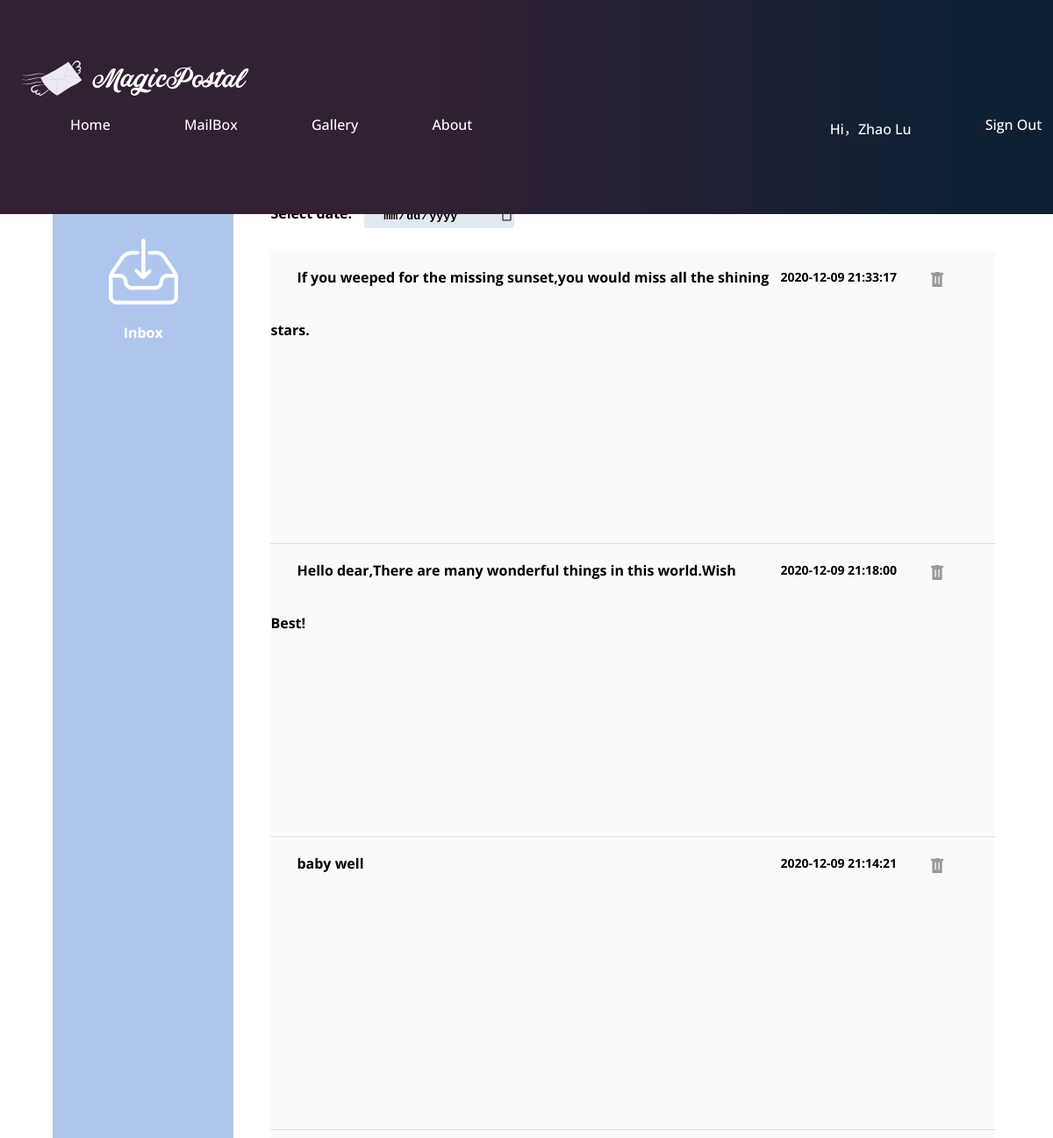
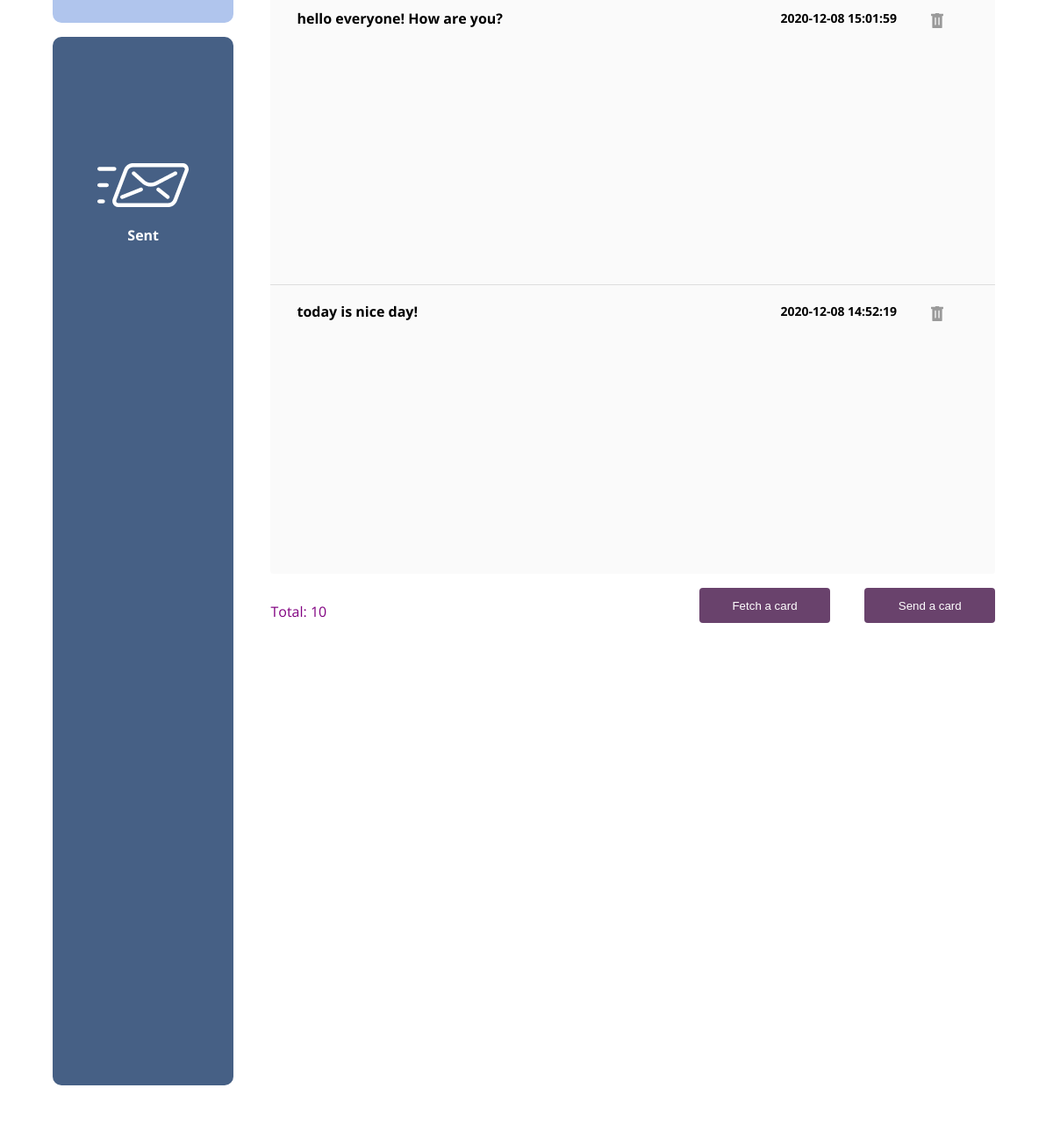
The app's page /sendbox.php (signed in) with its own data (2 pictures, top to bottom).
### tables this page shows
CREATE TABLE `user_postcard` (
  `id` int(16) NOT NULL,
  `user_id` int(16) NOT NULL COMMENT 'relate user table id',
  `card_id` int(16) NOT NULL COMMENT 'relate post_card_template table id',
  `content` longtext NOT NULL,
  `stamp_id` int(16) NOT NULL COMMENT 'relate stamp_template table id',
  `send_ip` varchar(20) DEFAULT NULL,
  `country_code` varchar(10) DEFAULT NULL,
  `city_code` varchar(10) DEFAULT NULL,
  `area_code` varchar(10) DEFAULT NULL,
  `status` int(2) NOT NULL COMMENT '1:pending;2:sent;3:deleted',
  `send_to` varchar(100) DEFAULT NULL,
  `send_date` date DEFAULT NULL,
  `created_on` timestamp NOT NULL DEFAULT current_timestamp(),
  `modified_on` timestamp NULL DEFAULT NULL COMMENT 'last modified time'
);

### sendbox.php (the view, shortened to what this page needs)
<?php
include("includes/db-config.php");
  $userId = $_SESSION["userId"];
  $count = $pdo->query("SELECT count(1) as c FROM `user_postcard`
                                    WHERE `status` = 2
                                    AND `user_id` = '$userId';");
    $stmt = $pdo->prepare("SELECT a1.id,a1.`card_id`,a1.`stamp_id`,a1.`content`,a1.`country_code`,a1.`city_code`,a1.`area_code`,a1.`created_on`,
                                    a2.`card_name`,a2.`img_url` AS card_url,
                                    a3.`stamp_name`,a3.`img_url` AS stamp_url
                                    FROM `user_postcard` AS a1
                                    LEFT JOIN `postcard_template` AS a2 ON a2.`id` = a1.`card_id`
                                    LEFT JOIN `stamp_template` AS a3 ON a3.`id` = a1.`stamp_id`
                                    WHERE a1.`status` = 2
                                    AND a1.`user_id` = '$userId'
                                    ORDER BY a1.`created_on` DESC, a1.`id` DESC;");
  try{
      $stmt->execute();
  } catch(PDOException $e) {
      echo 'Error: ' . $e->getMessage();
  }
?>
<!DOCTYPE html>
<html>
    <head>
      <link rel="stylesheet" href="css/main.css" />
      <link rel="stylesheet" href="css/inbox2.css" />
      <link rel="stylesheet" href="css/send-history-inbox-card-open.css" />
    </head>
    <body>
    <header>
        <div id="header" >
          <?php include("head.php"); ?>
        </div>
    </header>
    <div id="inbox-content">
    <div class=flag>
        <div id="sendinbox">
          <div class='col2 left-top' onclick="location.href='inbox.php'">
                <img src="images/mailbox/mailbox_inbox_icon.png" alt="">
                <p>Inbox</p>
          </div>
          <div class='col2 left-bottom' onclick="location.href='sendbox.php'" >
                <img src="images/mailbox/mailbox_sent_icon.png" alt="">
                <p>Sent</p>
          </div>
      </div>
      <div class='col1 right'>
            <div id="inbox-title">
              <h1>Send List</h1>
            </div>
            <div id="right-up">
              <form action="" id="inbox-date">
                <label for="inbox-date-title">Select date:</label>
                <input type="date" id="inbox-date-input" name="date">
              </form>
            </div>
            <div class="receive-list">
         <?php
          $total = "0";
          foreach($count as $s){
                  if ($s['c']=='0'){
                      echo ("<div id='right-up'>No result</div>");
                  } else {
                    $total = $s['c'];
                      while($row = $stmt->fetch(PDO::FETCH_ASSOC)) {
        ?>
                        <div class="line" id="line<?php echo($row['id']) ?>">
                          <div class="Title" id="TitleNum<?php echo($row['id']) ?>" onclick="location.href='send-history.php?userCardId=<?php echo($row['id']) ?>'">
                            <?php echo(strip_tags($row['content'])) ?>
                          </div>
                          <div class="Time" id="TimeNum<?php echo($row['id']) ?>"><?php echo($row['created_on']) ?></div>
                          <div class="bin" id="bin<?php echo($row['id']) ?>">
                            <img src="images/mailbox/mailbox_message_delete.png" alt="Discard">
                          </div>
                        </div>
        <?php
                      }
                  }
            }
        ?>
            </div>
            <div id="rightDown">
            <div class="showCardsNum">
                <p>Total: <?php echo($total) ?></p>
            </div>
            <div id="down-right">
            <button type="button" class="Button" id="inboxSend" name="sendCard" onclick="location.href='home.php'" >Send a card</button>
            <button type="button" class="Button" id="inboxFetch" name="fetchCard"onclick="location.href='home.php'" >Fetch a card</button>
            </div>
        </div>
    </div>
    </body>
    </html>

### css/main.css (style rules this page uses)
body { padding:0; margin:0; font-family: 'Open Sans', sans-serif; font-size: 16px; }
#header { background: linear-gradient(to right,#322033 40%, #102033 90%); z-index: 1; width:100%; height:8%; margin:0 auto; position:fixed; top:0; display: flex; justify-content: space-around; align-items: center; }

### css/inbox2.css (style rules this page uses)
#inbox-date,#inbox-search { color: black; font-size: 16px; font-weight: bold; float: left; margin-top: 10px; }
#inbox-date-input,#gsearch { width: 170px; height: 28px; margin-left: 10px; background-color: #E2E8F0; border: 0px; border-radius: 4px; font-weight: bold; text-indent: 10px; }
.receive-list { margin-top: 8em; background-color: #FAFAFA; color: black; width: 100%; height: 70%; border-radius: 4px; position: relative; overflow-y: scroll; }
#rightDown { width: 100%; position: relative; display: flex; margin-top: 2%; }
.showCardsNum { width: 40%; height: 40px; color: purple; position: relative; }
.line { width: 100%; border:0px 0px 1px 0px; border-bottom: 1px solid #DEDEDE; border-width: thin; height: 20%; display:flex; }
.Title { width: 70%; margin-left: 0px; text-align: left; text-indent: 30px; font-weight: bold; line-height: 60px; overflow:hidden; }
.Time { width: 20%; text-align: left; font-weight: bold; font-size: 14px; line-height: 60px; overflow:hidden; margin-left: 10px; }
.bin { width:10%; }
.bin img { width: 14px; margin-top: 30%; margin-left: 10%; }
#down-right { display: inline-block; width: 60%; height: 100% }
.Button { width:30%; height: 40px; background-color: #69426C; color:white; border: 0px; border-radius: 4px; position: relative; display: inline-block; float: right; margin-left: 8%; }

### css/send-history-inbox-card-open.css (style rules this page uses)
body { background-image: url('../images/mailbox/mailbox_bg.png'); background-size: cover; }
#inbox-content { height: 700px !important; width: auto; margin-top: 8em; margin-bottom: 3em; margin-left: 5vw; margin-right: 7vw; color: transparent; position: absolute; top:0; left:0; }
.flag { position:relative; display:flex; flex-flow:column wrap; width:86vw; height:80vh; }
.right { background:white; }
.left-top { background:#B0C5ED; }
.left-bottom { background:#466085; }
.col1 { width:80%; height:100%; border-radius: 10px; padding: 30px; margin-left: 10px; }
.col2 { border-radius: 10px; cursor: pointer; height: 49%; width: 100%; text-align: center; }
#sendinbox { width:20%; height:100%; border-radius: 10px; padding: 0 .2% 0 0; }
.col2 p { color: white; font-weight: bold; position: relative; }
.left-top { margin-bottom: 6%; }
.left-top img { margin-top: 70%; }
.left-bottom img { margin-top: 70%; }
#inbox-title { width: 100%; float: left; }
#inbox-title h1 { color: black; float: left; margin-top: 0px; }

### records on screen
user_postcard: content "If you weeped for the missing sunset,you would miss all the shining stars.", created_on "2020-12-09 21:33:17"
user_postcard: content "Hello dear,There are many wonderful things in this world.Wish Best!", created_on "2020-12-09 21:18:00"
user_postcard: content "baby well", created_on "2020-12-09 21:14:21"
user_postcard: content "hello everyone! How are you?", created_on "2020-12-08 15:01:59"
user_postcard: content "today is nice day!", created_on "2020-12-08 14:52:19"

### other values on screen
$_SESSION["nickName"] "Zhao Lu"
$total "10"
